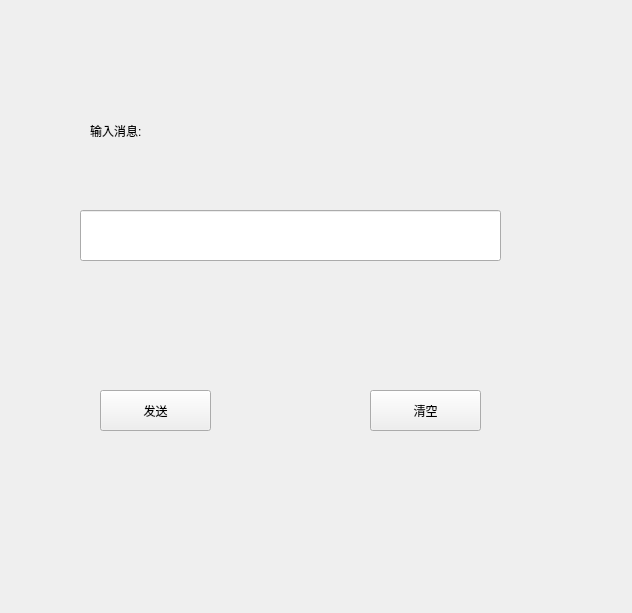
<?xml version="1.0" encoding="UTF-8"?>
<ui version="4.0">
 <class>Chat</class>
 <widget class="QWidget" name="Chat">
  <property name="geometry">
   <rect>
    <x>0</x>
    <y>0</y>
    <width>632</width>
    <height>613</height>
   </rect>
  </property>
  <property name="windowTitle">
   <string>Form</string>
  </property>
  <widget class="QLineEdit" name="lineEdit">
   <property name="geometry">
    <rect>
     <x>80</x>
     <y>210</y>
     <width>421</width>
     <height>51</height>
    </rect>
   </property>
   <property name="styleSheet">
    <string notr="true">font: 14pt &quot;Algerian&quot;;</string>
   </property>
  </widget>
  <widget class="QLabel" name="label">
   <property name="geometry">
    <rect>
     <x>90</x>
     <y>110</y>
     <width>101</width>
     <height>41</height>
    </rect>
   </property>
   <property name="styleSheet">
    <string notr="true">font: 14pt &quot;Agency FB&quot;;</string>
   </property>
   <property name="text">
    <string>输入消息:</string>
   </property>
  </widget>
  <widget class="QPushButton" name="sendButton">
   <property name="geometry">
    <rect>
     <x>100</x>
     <y>390</y>
     <width>111</width>
     <height>41</height>
    </rect>
   </property>
   <property name="styleSheet">
    <string notr="true">font: 14pt &quot;Agency FB&quot;;</string>
   </property>
   <property name="text">
    <string>发送</string>
   </property>
  </widget>
  <widget class="QPushButton" name="pushButton_2">
   <property name="geometry">
    <rect>
     <x>370</x>
     <y>390</y>
     <width>111</width>
     <height>41</height>
    </rect>
   </property>
   <property name="styleSheet">
    <string notr="true">font: 14pt &quot;Agency FB&quot;;</string>
   </property>
   <property name="text">
    <string>清空</string>
   </property>
  </widget>
 </widget>
 <resources/>
 <connections/>
</ui>
